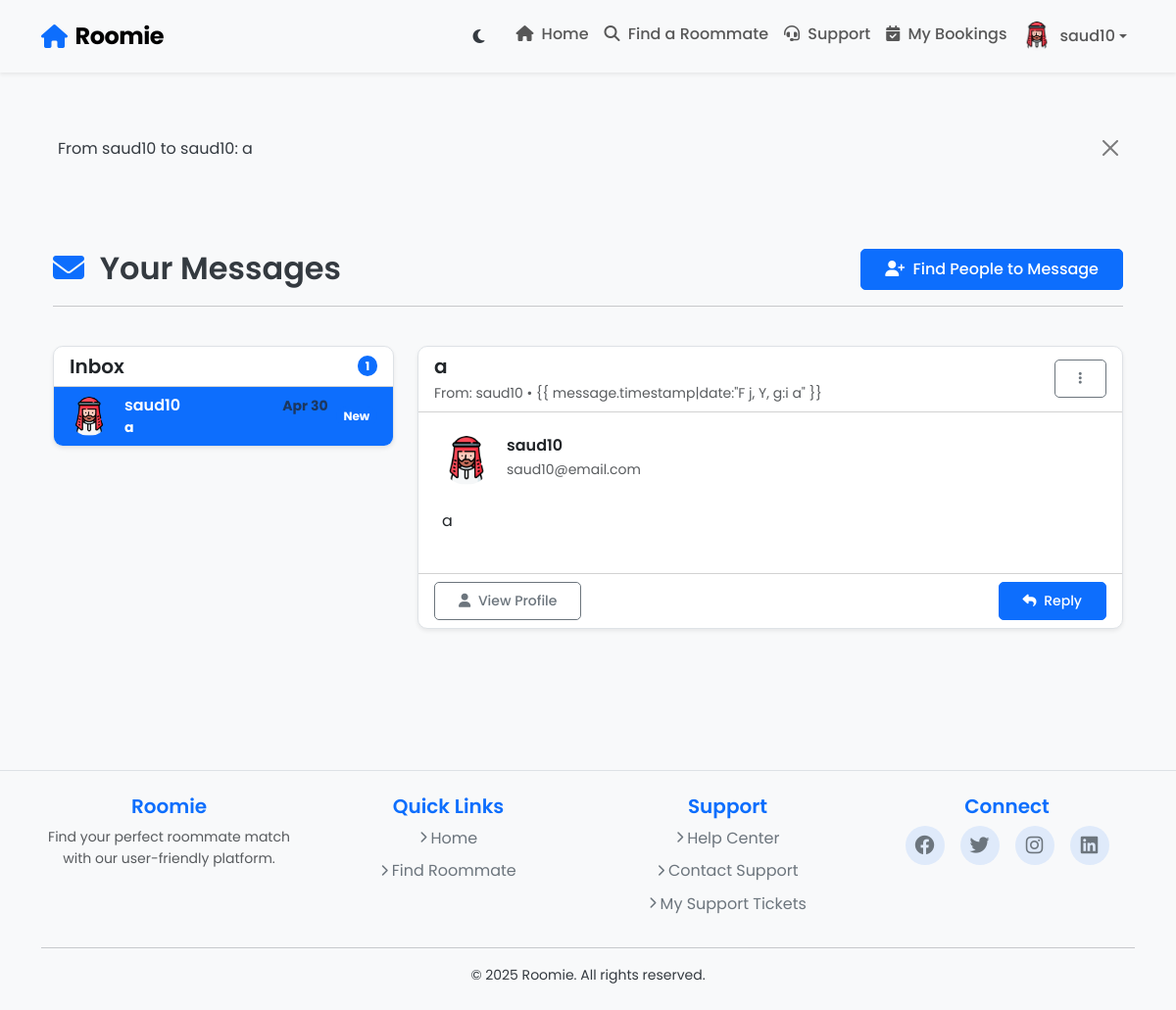
Page /messages/10/ (signed in) on the committed database.
### core/models.py (models this page shows)
class User(AbstractUser):
    ACCOUNT_TYPE_CHOICES = [
        ('seeker', 'Seeker'),
        ('provider', 'Provider'),
    ]
    GENDER_CHOICES = [
        ('male', 'Male'),
        ('female', 'Female'),
    ]
    email = models.EmailField(unique=True)
    gender = models.CharField(max_length=10, choices=GENDER_CHOICES, blank=True, null=True)
    birthdate = models.DateField(blank=True, null=True)
    bio = models.TextField(blank=True, null=True)
    location = models.CharField(max_length=255, blank=True, null=True)
    profile_photo = models.ImageField(
        upload_to='profile_photos/',
        blank=True,
        null=True,
        default='profile_photos/default_user.jpg'  # Set default profile photo
    )
    account_type = models.CharField(max_length=10, choices=ACCOUNT_TYPE_CHOICES, default='seeker')
    is_available = models.BooleanField(default=True, help_text="Whether the user is currently available as a roommate")
    def __str__(self):
        return self.username

class Message(models.Model):
    message_id = models.AutoField(primary_key=True)
    sender = models.ForeignKey(User, related_name='sent_messages', on_delete=models.CASCADE)
    recipient = models.ForeignKey(User, related_name='received_messages', on_delete=models.CASCADE)
    subject = models.CharField(max_length=255)
    body = models.TextField()
    timestamp = models.DateTimeField(auto_now_add=True)
    is_read = models.BooleanField(default=False)
    def __str__(self):
        return f"From {self.sender} to {self.recipient}: {self.subject}"

### roomie/views.py (the view, shortened to what this page needs)
# urls.py: path('messages/<int:user_id>/', views.messages_view, name='messages'),  # Messages page
@login_required
def messages_view(request, user_id):
    if request.user.id != user_id:
        return HttpResponse("Unauthorized", status=401)  # Prevent access to other users' messages
    messages = Message.objects.filter(recipient=request.user).order_by('-timestamp')
    message_id = request.GET.get('mark_read')
    return render(request, 'messages.html', {'messages': messages})

### roomie/templates/messages.html (shortened to what this page needs)
{% extends 'base.html' %} {% load static %} {% block content %}
<div class="container py-5">
  <div class="row">
    <div class="col-lg-12 mb-4">
      <div class="d-flex justify-content-between align-items-center">
        <h2 class="mb-0">
          <i class="fas fa-envelope text-primary me-2"></i> Your Messages
        </h2>
        <a href="{% url 'find_roommate' %}" class="btn btn-primary">
          <i class="fas fa-user-plus me-1"></i> Find People to Message
        </a>
      </div>
      <hr />
    </div>
  </div>
  <div class="row">
    <div class="col-md-4">
      <div class="card shadow-sm mb-4 mb-md-0">
        <div class="card-header bg-transparent">
          <div class="d-flex justify-content-between align-items-center">
            <h5 class="mb-0">Inbox</h5>
            <span class="badge bg-primary rounded-pill"
              >{{ messages|length }}</span
            >
          </div>
        </div>
        <div
          class="list-group list-group-flush message-list"
          style="max-height: 600px; overflow-y: auto"
        >
          {% for message in messages %}
          <a
            href="#message-{{ message.message_id }}"
            class="list-group-item list-group-item-action {% if not message.is_read %}unread-message fw-bold{% endif %}"
            data-bs-toggle="pill"
            onclick="markAsRead('{{ message.message_id }}')"
          >
            <div class="d-flex align-items-center">
              {% if message.sender.profile_photo %}
              <img
                src="{{ message.sender.profile_photo.url }}"
                class="rounded-circle me-3"
                style="width: 40px; height: 40px; object-fit: cover"
                alt="{{ message.sender.username }}"
              />
              {% endif %}
              <div class="flex-grow-1 min-width-0">
                <div class="d-flex justify-content-between align-items-center">
                  <h6 class="mb-0 text-truncate">
                    {{ message.sender.username }}
                  </h6>
                  <small class="text-muted ms-2"
                    >{{ message.timestamp|date:"M d" }}</small
                  >
                </div>
                <p class="mb-0 text-truncate small">{{ message.subject }}</p>
              </div>
              {% if not message.is_read %}
              <span class="ms-2 badge bg-primary rounded-pill">New</span>
              {% endif %}
            </div>
          </a>
          {% empty %}
          <div class="list-group-item text-center py-4">
            <i class="fas fa-inbox fa-2x text-muted mb-2"></i>
            <p class="mb-0">No messages yet</p>
            <p class="text-muted small">Your messages will appear here</p>
          </div>
          {% endfor %}
        </div>
      </div>
    </div>
    <div class="col-md-8">
      <div class="card shadow-sm">
        <div class="tab-content">
          {% if messages %} {% for message in messages %}
          <div
            class="tab-pane fade {% if forloop.first %}show active{% endif %}"
            id="message-{{ message.message_id }}"
          >
            <div class="card-header bg-transparent">
              <div class="d-flex justify-content-between align-items-center">
                <div>
                  <h5 class="mb-1">{{ message.subject }}</h5>
                  <p class="mb-0 text-muted small">
                    From: {{ message.sender.username }} • {{
                    message.timestamp|date:"F j, Y, g:i a" }}
                  </p>
                </div>
                <div class="dropdown">
                  <button
                    class="btn btn-sm btn-outline-secondary"
                    type="button"
                    id="messageActions"
                    data-bs-toggle="dropdown"
                    aria-expanded="false"
                  >
                    <i class="fas fa-ellipsis-v"></i>
                  </button>
                </div>
              </div>
            </div>
            <div class="card-body p-4">
              <div class="d-flex mb-4">
                {% if message.sender.profile_photo %}
                <img
                  src="{{ message.sender.profile_photo.url }}"
                  class="rounded-circle me-3"
                  style="width: 50px; height: 50px; object-fit: cover"
                  alt="{{ message.sender.username }}"
                />
                {% endif %}
                <div>
                  <h6 class="mb-1">{{ message.sender.username }}</h6>
                  <p class="text-muted small mb-0">
                    {{ message.sender.email }}
                  </p>
                </div>
              </div>
              <div class="message-content">{{ message.body|linebreaks }}</div>
            </div>
            <div class="card-footer bg-transparent">
              <div class="d-flex justify-content-between">
                <a
                  href="{% url 'user_profile' message.sender.id %}"
                  class="btn btn-outline-secondary btn-sm"
                >
                  <i class="fas fa-user me-1"></i> View Profile
                </a>
                <a
                  href="{% url 'send_message' message.sender.id %}"
                  class="btn btn-primary btn-sm"
                >
                  <i class="fas fa-reply me-1"></i> Reply
                </a>
              </div>
            </div>
          </div>
          {% endfor %} {% endif %}
        </div>
      </div>
    </div>
  </div>
</div>
{% endblock %}

### roomie/templates/base.html (shortened to what this page needs)
{% load static %}
<!DOCTYPE html>
<html lang="en" data-bs-theme="light">
  <head>
    <link
      rel="stylesheet"
      href="https://cdn.jsdelivr.net/npm/bootstrap@5.3.0/dist/css/bootstrap.min.css"
    />
    <link
      rel="stylesheet"
      href="https://cdnjs.cloudflare.com/ajax/libs/font-awesome/6.4.0/css/all.min.css"
    />
    <link rel="stylesheet" href="{% static 'roomie/styles.css' %}" />
  </head>
  <body class="page-transition">
    <nav class="navbar navbar-expand-lg navbar-light bg-light shadow-sm sticky-top">
      <div class="container">
        <a class="navbar-brand d-flex align-items-center" href="{% url 'home' %}">
          <i class="fas fa-home me-2 text-primary"></i>
          <span class="fw-bold">Roomie</span>
        </a>
        <div class="collapse navbar-collapse" id="navbarNav">
          <ul class="navbar-nav ms-auto">
            <li class="nav-item d-flex align-items-center">
              <div class="theme-toggle-btn" id="themeToggle" title="Toggle Dark Mode">
                <i class="fas fa-moon"></i>
              </div>
            </li>
            <li class="nav-item">
              <a class="nav-link" href="{% url 'home' %}">
                <i class="fas fa-home me-1"></i> Home
              </a>
            </li>
            <li class="nav-item">
              <a class="nav-link" href="{% url 'find_roommate' %}">
                <i class="fas fa-search me-1"></i> Find a Roommate
              </a>
            </li>
            <li class="nav-item">
              {% if user.is_authenticated %}
              <a class="nav-link" href="{% url 'support_home' %}">
                <i class="fas fa-headset me-1"></i> Support
              </a>
              {% else %}
              <a class="nav-link" href="{% url 'faq' %}">
                <i class="fas fa-question-circle me-1"></i> Support
              </a>
              {% endif %}
            </li>
            {% if user.is_authenticated %}
              {% if user.account_type == 'seeker' %}
              <li class="nav-item">
                <a class="nav-link" href="{% url 'my_bookings' %}">
                  <i class="fas fa-calendar-check me-1"></i> My Bookings
                </a>
              </li>
              {% endif %}
              <li class="nav-item dropdown">
                <a
                  class="nav-link dropdown-toggle d-flex align-items-center"
                  href="#"
                  id="navbarDropdown"
                  role="button"
                  data-bs-toggle="dropdown"
                  aria-expanded="false"
                >
                  {% if user.profile_photo %}
                  <img
                    src="{{ user.profile_photo.url }}"
                    class="rounded-circle"
                    style="width: 30px; height: 30px; object-fit: cover"
                    alt="Profile"
                  />
                  {% endif %}
                  <span class="ms-2">{{ user.username }}</span>
                </a>
              </li>
            {% endif %}
          </ul>
        </div>
      </div>
    </nav>
    <main class="container py-5">
      {% if messages %}
        <div class="messages mb-4">
          {% for message in messages %}
            <div class="alert alert-{{ message.tags }} alert-dismissible fade show slide-up" role="alert">
              {{ message }}
              <button type="button" class="btn-close" data-bs-dismiss="alert" aria-label="Close"></button>
            </div>
          {% endfor %}
        </div>
      {% endif %}
      {% block content %}{% endblock %}
    </main>
    {% include 'footer.html' %}
  </body>
</html>

### roomie/static/roomie/styles.css (style rules this page uses)
body { font-family: "Poppins", sans-serif; background-color: #f8f9fa; color: #343a40; line-height: 1.6; }
h1, h2, h3, h4, h5, h6 { font-weight: 600; }
.navbar { padding: 0.8rem 1rem; }
.navbar-brand { font-size: 1.5rem; font-weight: 700; letter-spacing: -0.5px; }
.nav-link { font-weight: 500; padding: 0.5rem 1rem; transition: all 0.3s; }
.card { border-radius: 10px; overflow: hidden; border: 1px solid #dee2e6; box-shadow: 0 6px 15px rgba(0, 0, 0, 0.05); }
.btn { font-weight: 500; padding: 0.5rem 1.5rem; border-radius: 5px; }
.btn-primary { background-color: #0d6efd; border-color: #0d6efd; }

### roomie/templates/base.html (style rules this page uses)
.theme-toggle-btn { width: 40px; height: 40px; border-radius: 50%; display: flex; align-items: center; justify-content: center; transition: all 0.3s ease; cursor: pointer; margin-right: 10px; }
.theme-toggle-btn i { transition: transform 0.5s ease; }
.page-transition { opacity: 0; animation: fadeIn 0.5s ease forwards; }
.slide-up { animation: slideUp 0.5s ease forwards; }
html { scroll-behavior: smooth; }
.card { transition: all 0.3s ease; box-shadow: 0 4px 6px rgba(0, 0, 0, 0.05); }
body { transition: background-color 0.3s ease, color 0.3s ease; }
.btn { transition: all 0.3s ease; }

### roomie/templates/messages.html (style rules this page uses)
.unread-message { background-color: rgba(13, 110, 253, 0.05); }

### rows in the picture
User: profile_photo (picture), username "saud10"
Message: sender+recipient+subject "From saud10 to saud10: a", sender.profile_photo (picture), sender.username "saud10", timestamp "Apr 30", subject "a", is_read "New", sender.email "saud10@email.com", body "a"

### other values in the picture
{{ messages|length }} "1"
